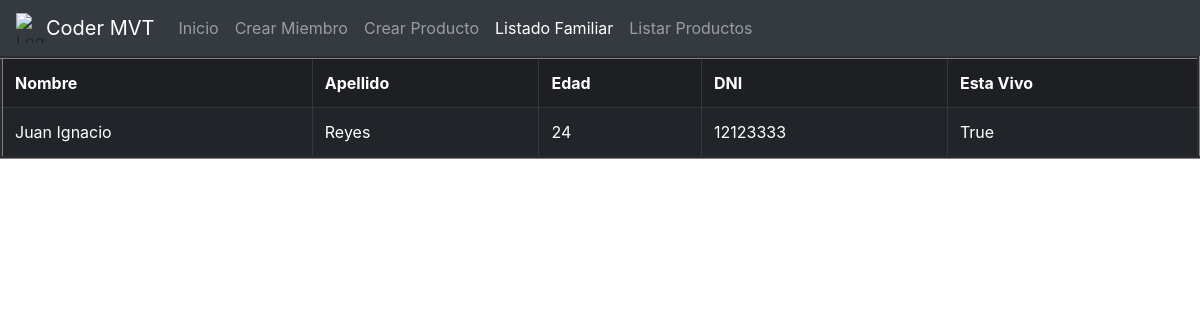
The app's page /family/list-family/, older data.
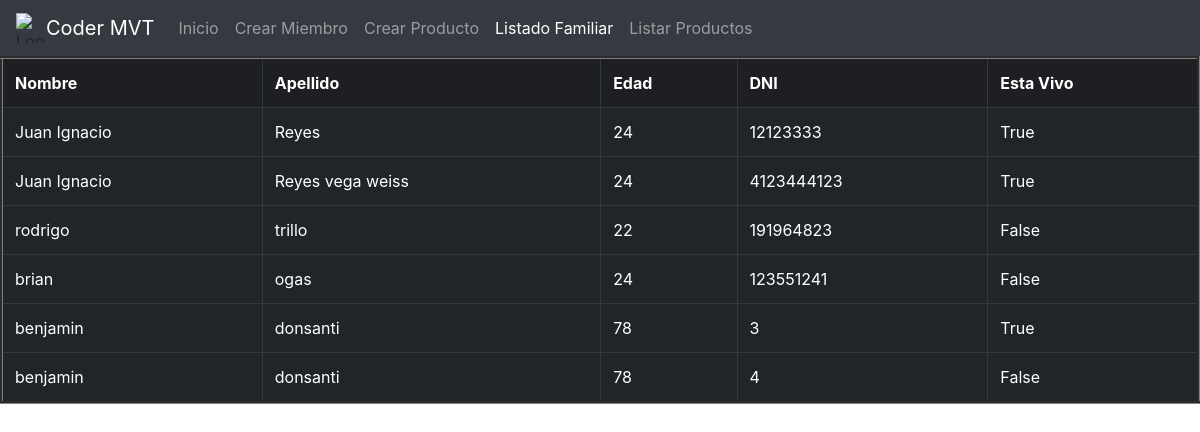
The same page, newer data.
### family/models.py (models this page shows, shortened)
class Family(models.Model):
    name = models.CharField(max_length=100)
    surname = models.CharField(max_length=100)
    age = models.IntegerField()
    dni = models.IntegerField(unique=True,null=False)
    alive = models.BooleanField()

### family/views.py (the view)
# urls.py: path("list-family/", list_family_members),
def list_family_members(request):
    all_family_members = Family.objects.all()
    context = {
        "family": all_family_members,
    }
    return render(request, "list_families.html", context=context)

### templates/list_families.html (shortened to what this page needs)
<!DOCTYPE html>
<html lang="en">
<head>
    <link rel="stylesheet" href="https://cdn.jsdelivr.net/npm/bootstrap@4.0.0/dist/css/bootstrap.min.css">
</head>
<body>
    <nav class="navbar navbar-expand-lg navbar-dark bg-dark">
        <img src="https://i0.wp.com/edtechreviews.net/wp-content/uploads/2021/12/coderhouse_logo.png?resize=750%2C750&ssl=1" width="30" height="30" class="d-inline-block align-top" alt="Logo Coder">
        <a class="navbar-brand" href="/">Coder MVT</a>
        <div class="collapse navbar-collapse" id="navbarNavAltMarkup">
            <div class="navbar-nav text-center">
                <a class="nav-item nav-link" href="/">Inicio</a>
                <a class="nav-item nav-link" href="/family/create-member/">Crear Miembro</a>
                <a class="nav-item nav-link" href="/products/create-product/">Crear Producto</a>
                <a class="nav-item nav-link active" href="/family/list-family/">Listado Familiar</a>
                <a class="nav-item nav-link" href="/products/list-products/">Listar Productos</a>
            </div>
        </div>
    </nav>
<table class="table table-dark table-hover" cellspacing="5" cellpadding="5" border="3">
<tr class="table-active">
    <td><strong>Nombre</strong></td>
    <td><strong>Apellido</strong></td>
    <td><strong>Edad</strong></td>
    <td><strong>DNI</strong></td>
    <td><strong>Esta Vivo</strong></td>
</tr>
{% for member in family %}
<tr>
    <td>{{member.name}}</td>
    <td>{{member.surname}}</td>
    <td>{{member.age}}</td>
    <td>{{member.dni}}</td>
    <td>{{member.alive}}</td>
</tr>
{% endfor %}
</table>
</body>
</html>

Row changes from the older to the newer data that the page shows:
added Family: name "Juan Ignacio", surname "Reyes vega weiss", age "24", dni "4123444123", alive "True"
added Family: name "rodrigo", surname "trillo", age "22", dni "191964823", alive "False"
added Family: name "brian", surname "ogas", age "24", dni "123551241", alive "False"
added Family: name "benjamin", surname "donsanti", age "78", dni "3", alive "True"
added Family: name "benjamin", surname "donsanti", age "78", dni "4", alive "False"
